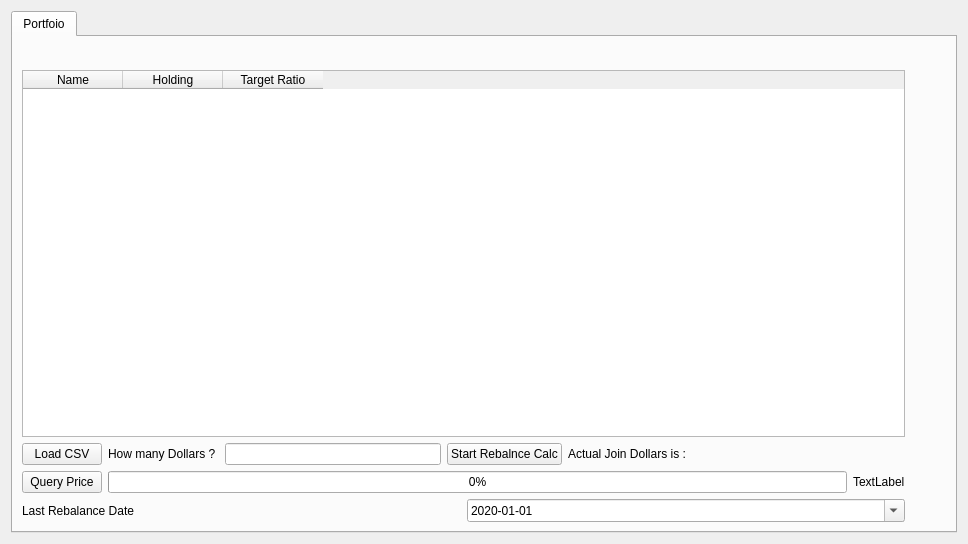
<?xml version="1.0" encoding="UTF-8"?>
<ui version="4.0">
 <class>LoadPortfolioWidget</class>
 <widget class="QWidget" name="LoadPortfolioWidget">
  <property name="geometry">
   <rect>
    <x>0</x>
    <y>0</y>
    <width>968</width>
    <height>544</height>
   </rect>
  </property>
  <property name="sizePolicy">
   <sizepolicy hsizetype="Expanding" vsizetype="Expanding">
    <horstretch>0</horstretch>
    <verstretch>0</verstretch>
   </sizepolicy>
  </property>
  <property name="windowTitle">
   <string>Form</string>
  </property>
  <layout class="QGridLayout" name="gridLayout_2">
   <item row="0" column="1">
    <widget class="QTabWidget" name="horizontalTabWidget">
     <widget class="QWidget" name="horizontalTabWidgetPage1">
      <attribute name="title">
       <string>Portfoio</string>
      </attribute>
      <layout class="QGridLayout" name="gridLayout">
       <property name="rightMargin">
        <number>50</number>
       </property>
       <item row="0" column="0">
        <layout class="QVBoxLayout" name="verticalLayout">
         <item>
          <widget class="QWidget" name="horizontalWidget" native="true">
           <layout class="QHBoxLayout" name="horizontalLayout_3"/>
          </widget>
         </item>
         <item>
          <widget class="QTableWidget" name="tableWidget">
           <column>
            <property name="text">
             <string>Name</string>
            </property>
           </column>
           <column>
            <property name="text">
             <string>Holding</string>
            </property>
           </column>
           <column>
            <property name="text">
             <string>Target Ratio</string>
            </property>
           </column>
          </widget>
         </item>
         <item>
          <layout class="QHBoxLayout" name="horizontalLayout">
           <item>
            <widget class="QPushButton" name="pushButton">
             <property name="text">
              <string>Load CSV</string>
             </property>
            </widget>
           </item>
           <item>
            <widget class="QLabel" name="label">
             <property name="text">
              <string>How many Dollars ? </string>
             </property>
            </widget>
           </item>
           <item>
            <widget class="QLineEdit" name="lineEdit"/>
           </item>
           <item>
            <widget class="QPushButton" name="pushButton_3">
             <property name="text">
              <string>Start Rebalnce Calc</string>
             </property>
            </widget>
           </item>
           <item>
            <widget class="QLabel" name="label_3">
             <property name="text">
              <string>Actual Join Dollars is : </string>
             </property>
            </widget>
           </item>
           <item>
            <spacer name="horizontalSpacer">
             <property name="orientation">
              <enum>Qt::Horizontal</enum>
             </property>
             <property name="sizeHint" stdset="0">
              <size>
               <width>40</width>
               <height>20</height>
              </size>
             </property>
            </spacer>
           </item>
          </layout>
         </item>
         <item>
          <layout class="QHBoxLayout" name="horizontalLayout_2">
           <item>
            <widget class="QPushButton" name="pushButton_2">
             <property name="text">
              <string>Query Price</string>
             </property>
            </widget>
           </item>
           <item>
            <widget class="QProgressBar" name="progressBar">
             <property name="value">
              <number>0</number>
             </property>
            </widget>
           </item>
           <item>
            <widget class="QLabel" name="label_4">
             <property name="text">
              <string>TextLabel</string>
             </property>
            </widget>
           </item>
          </layout>
         </item>
        </layout>
       </item>
       <item row="1" column="0">
        <layout class="QHBoxLayout" name="horizontalLayout_4">
         <item>
          <layout class="QVBoxLayout" name="verticalLayout_2">
           <item>
            <layout class="QHBoxLayout" name="horizontalLayout_5">
             <item>
              <widget class="QLabel" name="label_2">
               <property name="text">
                <string>Last Rebalance Date</string>
               </property>
              </widget>
             </item>
             <item>
              <widget class="QDateEdit" name="dateEdit">
               <property name="dateTime">
                <datetime>
                 <hour>0</hour>
                 <minute>0</minute>
                 <second>0</second>
                 <year>2020</year>
                 <month>1</month>
                 <day>1</day>
                </datetime>
               </property>
               <property name="displayFormat">
                <string>yyyy-MM-dd</string>
               </property>
               <property name="calendarPopup">
                <bool>true</bool>
               </property>
              </widget>
             </item>
            </layout>
           </item>
          </layout>
         </item>
        </layout>
       </item>
      </layout>
     </widget>
    </widget>
   </item>
  </layout>
 </widget>
 <tabstops>
  <tabstop>tableWidget</tabstop>
  <tabstop>pushButton</tabstop>
 </tabstops>
 <resources/>
 <connections/>
</ui>
